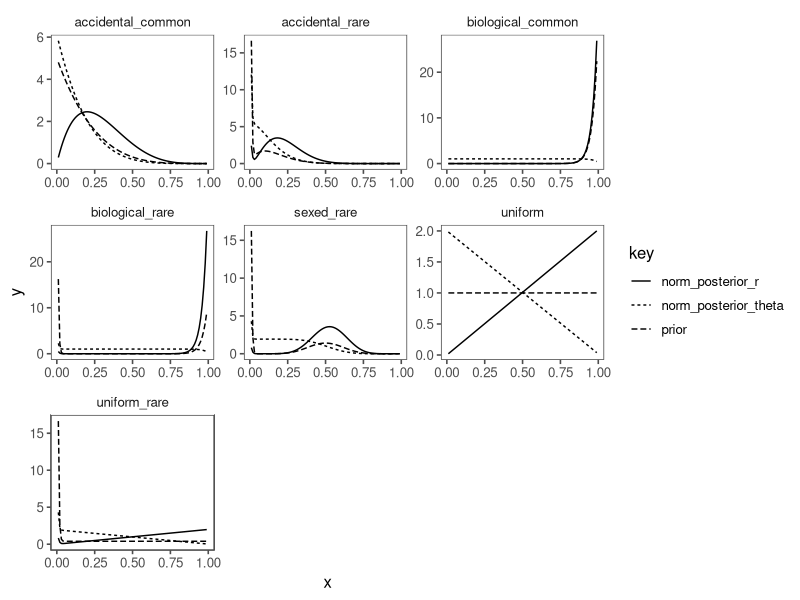

Generate this figure with R: (Note: this script raises an error after producing the figure.)
## ---- chunk 1
library(tidyverse)
library(ggplot2)
library(ggthemes)
theme_set(theme_few())
bins <- seq(0.01, 0.99, 0.01)
## ---- chunk 2

rs.gen <- data.frame(
  x = bins,
  prior = dbeta(bins, shape1 = 1, shape2 = 1, log = F)
#  unnorm_posterior = 1 - pbeta(bins, shape1 = 1, shape2 = 1, lower.tail = T, log.p = F)
) %>%
  mutate(
    unnorm_posterior = x * prior,
    norm_posterior = 100*(unnorm_posterior / sum(unnorm_posterior))
  )
## ---- chunk 3

prior_shapes <- list(
  uniform = list(params = list(
    c1 = data.frame(a = 1, b = 1), 
    c2 = data.frame(a = 1, b = 200)
  ), mix = 1,
  prior_name = 'uniform'), 
  uniform_rare = list(params = list(
    c1 = data.frame(a = 1, b = 1), 
    c2 = data.frame(a = 1, b = 200)
  ), mix = 0.4, 
  prior_name = 'uniform_rare'),
  sexed_rare =  list(params = list(
    c1 = data.frame(a = 10, b = 10),
    c2 = data.frame(a = 1, b = 200)
  ), mix = 0.4, 
  prior_name = 'sexed_rare'),
  biological_common =  list(params = list(
    c1 = data.frame(a = 30, b = 1),
    c2 = data.frame(a = 1, b = 200)
  ), mix = 1, 
  prior_name = 'biological_common'),
  biological_rare =  list(params = list(
    c1 = data.frame(a = 30, b = 1),
    c2 = data.frame(a = 1, b = 200)
  ), mix = 0.4, 
  prior_name = 'biological_rare'),
  accidental_common =  list(params = list(
    c1 = data.frame(a = 1, b = 5),
    c2 = data.frame(a = 1, b = 200)
  ), mix = 1, 
  prior_name = 'accidental_common'),
  accidental_rare =  list(params = list(
    c1 = data.frame(a = 2, b = 10),
    c2 = data.frame(a = 1, b = 200)
  ), mix = 0.4, 
  prior_name = 'accidental_rare')
)

literal_generic <- function(ps){
  theta_bins <- seq(0.001, 0.99, 0.01)
  data.frame(
    prior_name = ps$prior_name,
    x = bins,
    prior =  ps$mix * dbeta(bins, shape1 = ps$params$c1$a, shape2 =  ps$params$c1$b, log = F) + 
      (1 -  ps$mix) * dbeta(bins, shape1 = ps$params$c2$a, shape2 =  ps$params$c2$b, log = F),
    cdf =  ps$mix * pbeta(theta_bins, shape1 =  ps$params$c1$a, shape2 = ps$params$c1$b, lower.tail = T, log.p = F) + 
      (1 -  ps$mix) * pbeta(theta_bins, shape1 =  ps$params$c2$a, shape2 = ps$params$c2$b, lower.tail = T, log.p = F)
  ) %>%
    dplyr::mutate(
      unnorm_posterior_theta = 1 - cdf,
      norm_posterior_theta = 100*(unnorm_posterior_theta / sum(unnorm_posterior_theta)),
      unnorm_posterior_r = prior*x,
      norm_posterior_r = 100*(unnorm_posterior_r / sum(unnorm_posterior_r))
    )
}

rs.gen <- prior_shapes %>% purrr::map_dfr(literal_generic)
## ---- chunk 4
rs.gen %>%
  select(-unnorm_posterior_theta, -cdf, -unnorm_posterior_r) %>%
  gather(key, y, prior, norm_posterior_theta, norm_posterior_r, -prior_name) %>%
  #filter(key != "norm_posterior_theta") %>%
  #select(x, y = unnorm_posterior, prior_name) %>% mutate(key= 'a') %>%
  ggplot(., aes(x = x, y = y, linetype = key)) +
  geom_line()+
  facet_wrap(~prior_name, scales = 'free')
## ---- chunk 5
speaker_optimality = 2
cost_gen = 2

rs.speak <- data.frame(
  x = bins,
  L0_prior = dbeta(bins, shape1 = 1, shape2 = 1, log = F)
) %>%
  mutate(
    L0_posterior_unnormalized = x * prior,
    L0_posterior_normalized = 100*(unnorm_posterior / sum(unnorm_posterior)),
    S1_log_likelihood_gen = exp(speaker_optimality * (log(L0_posterior_normalized) - cost_gen)),
    S1_log_likelihood_silence = exp(speaker_optimality * log(L0_prior)),
    S1_posterior_gen = S1_log_likelihood_gen / (S1_log_likelihood_gen + S1_log_likelihood_silence),
    L1_posterior_unnormalized = prior * S1_posterior_gen,
    L1_posterior_normalized = 100 * (L1_posterior_unnormalized / sum(L1_posterior_unnormalized))
  )
